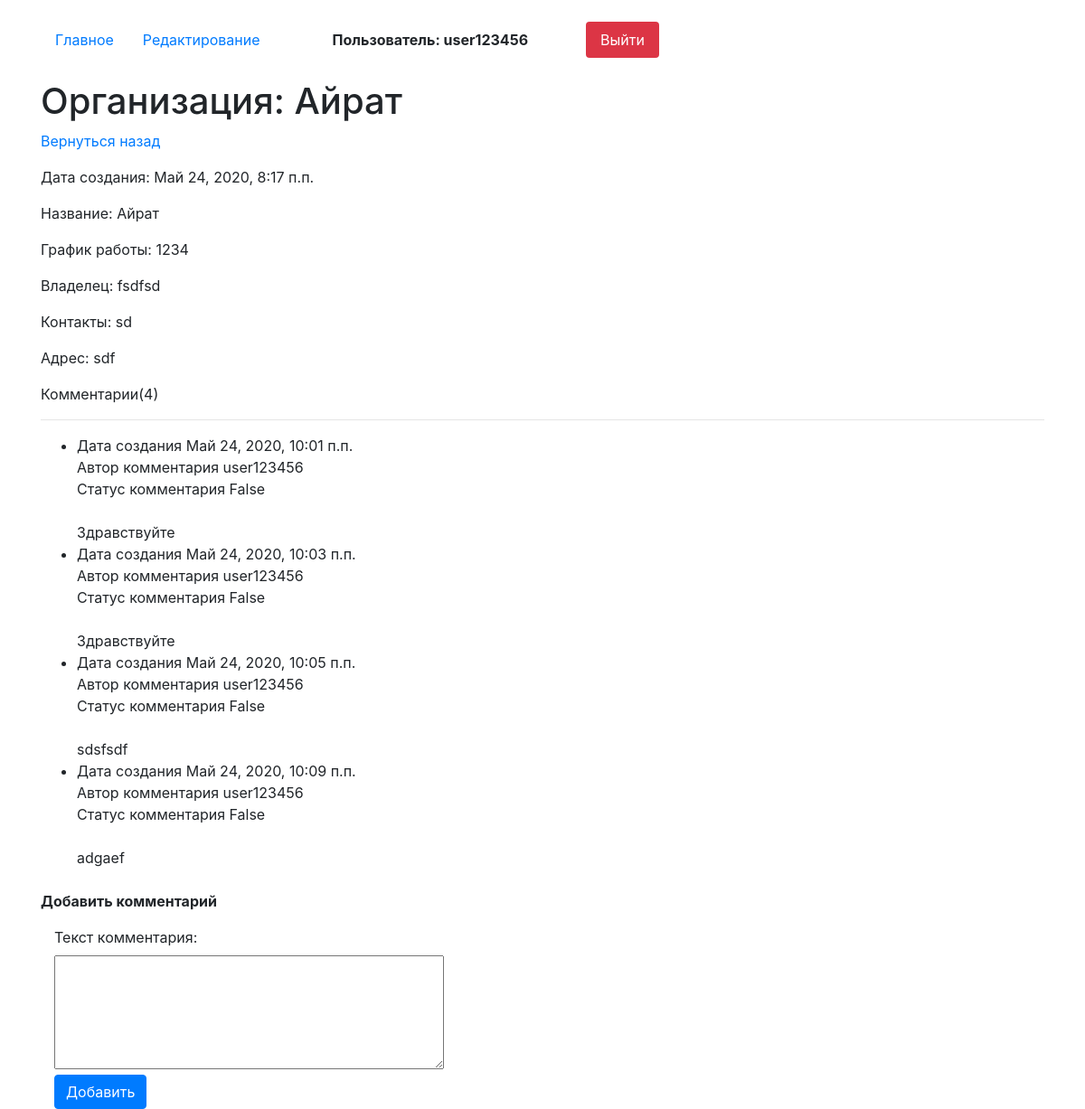
Page /detail/20/ (signed in) on the committed database.
### app/models.py (models this page shows, shortened)
class Organisation(models.Model):
    author = models.ForeignKey(User, on_delete=models.CASCADE, verbose_name='Создатель записи',blank=True, null=True)
    create_date = models.DateTimeField(auto_now=True)
    name = models.CharField(max_length=50, null=True, verbose_name='Название')
    schedule  = models.TextField(null=True, verbose_name='График работы')
    owner = models.CharField(max_length=50, null=True, verbose_name='Владелец')
    contacts = models.TextField(null=True, verbose_name='Контакты')
    address = models. CharField(max_length=200, null=True, verbose_name='Адрес')
    class Meta:
        verbose_name =  'Организация'
        verbose_name_plural = 'Организации'

class Comments(models.Model):
    organisation = models.ForeignKey(Organisation, on_delete=models.CASCADE, verbose_name='Организация',blank=True, null=True, related_name='comments_org')
    author = models.ForeignKey(User, on_delete=models.CASCADE, verbose_name='Автор комментария',blank=True, null=True)
    create_date = models.DateTimeField(auto_now=True)
    text  = models.TextField(null=True, verbose_name='Текст комментария')
    status = models.BooleanField(default=False,verbose_name='Видимость комментария')

### app/views.py (the view, shortened to what this page needs)
# urls.py: path('detail/<int:pk>/', views.HomeDetailView.as_view(), name='detail_page'),
class HomeDetailView(CustomSuccessMessageMixin, FormMixin, DetailView):
    model = Organisation
    template_name = 'detail.html'
    context_object_name = 'get_organisation'
    form_class = CommentForm
    success_msg = 'Комментарий успешно создан, ожидайте модерации'

### app/forms.py
class CommentForm(forms.ModelForm):
    class Meta:
        model = Comments
        fields = ('text', )
    def __init__(self, *args, **kwargs):
        super().__init__(*args, **kwargs)
        for field in self.fields:
            self.fields[field].widget.attrs['class'] = 'form-control'
        self.fields['text'].widget = Textarea(attrs={'rows':5})

### app/templates/detail.html (shortened to what this page needs)
{% extends 'index.html' %}
{% block content %}
    <h1 class="mt-4">Организация: {{get_organisation.name}}</h1>
    <p><a href="/">Вернуться назад</a></p>
    <p>Дата создания: {{get_organisation.create_date}}</p>
    <p>Название: {{get_organisation.name}}</p>
    <p>График работы: {{get_organisation.schedule}}</p>
    <p>Владелец: {{get_organisation.owner}}</p>
    <p>Контакты: {{get_organisation.contacts}}</p>
    <p>Адрес: {{get_organisation.address}}</p>
    <p>Комментарии({{get_organisation.comments_org.all.count}})</p>
    <hr>
<ul>
    {% for item in get_organisation.comments_org.all %}
    <li>
        Дата создания {{item.create_date}}<br>
        Автор комментария {{item.author}}<br>
        Статус комментария {{item.status}}<br><br>
        {{item.text}}<br>
    </li>
    {% endfor %}
</ul>
<p class="mt-4"><b>Добавить комментарий</b></p>
<div class="col-4">
        <form id="add_form" method="post">
            {{form}}
        </form>
        <button form="add_form" type="submit" class="btn btn-primary">Добавить</button>
{% endblock %}

### app/templates/index.html (shortened to what this page needs)
<!doctype html>
<html lang="en">
  <head>
    <link rel="stylesheet" href="https://stackpath.bootstrapcdn.com/bootstrap/4.5.0/css/bootstrap.min.css">
  </head>
  <body>
  <div class="container mt-4">
  <ul class="nav nav-pills">
  <li class="nav-item">
  {% url 'home' as url_home %}
    <a class="nav-link {% if url_home == request.path %}active {% endif %}" href="{{url_home}}">Главное</a>
  </li>
  <li class="nav-item">
  {% url 'edit_page' as url_edit_page %}
    <a class="nav-link {% if url_edit_page == request.path %} active {% endif %}" href={{url_edit_page}}>Редактирование</a>
  </li>
  {% if request.user.is_authenticated%}
  <li class="nav-item">
    <a class="nav-link ml-5 color:red"><b>Пользователь: {{request.user}}</b></a>
  </li>
  <li class="nav-item">
  {% url 'logout_page' as url_logout_page %}
    <a class="nav-link btn-danger ml-5" href="{{url_logout_page}}">Выйти</a>
  </li>
  {% endif %}
</ul>
{% block content %}{% endblock %}
</div>
  </body>
</html>

### rows in the picture
Organisation: name "Айрат", create_date "Май 24, 2020, 8:17 п.п.", schedule "1234", owner "fsdfsd", contacts "sd", address "sdf", comments_org.all.count "4"
Comments: create_date "Май 24, 2020, 10:01 п.п.", author "user123456", status "False", text "Здравствуйте"
Comments: create_date "Май 24, 2020, 10:03 п.п.", author "user123456", status "False", text "Здравствуйте"
Comments: create_date "Май 24, 2020, 10:05 п.п.", author "user123456", status "False", text "sdsfsdf"
Comments: create_date "Май 24, 2020, 10:09 п.п.", author "user123456", status "False", text "adgaef"

### other values in the picture
{{ request.user }} "user123456"
